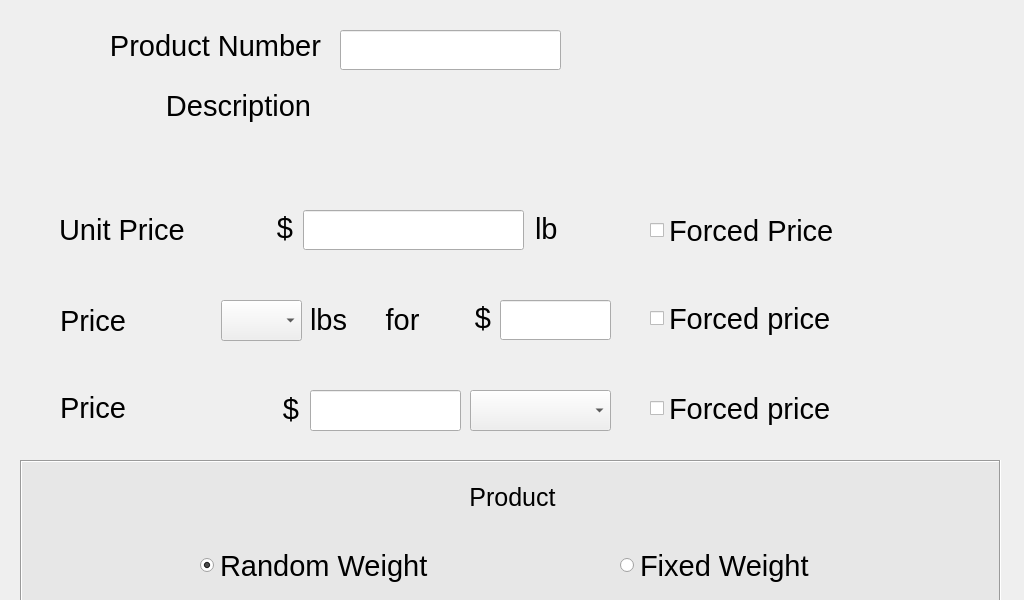
<?xml version="1.0" encoding="UTF-8"?>
<ui version="4.0">
 <class>superChangeProductUnitPrice</class>
 <widget class="QWidget" name="superChangeProductUnitPrice">
  <property name="geometry">
   <rect>
    <x>0</x>
    <y>0</y>
    <width>1024</width>
    <height>600</height>
   </rect>
  </property>
  <property name="font">
   <font>
    <pointsize>22</pointsize>
   </font>
  </property>
  <property name="windowTitle">
   <string>Form</string>
  </property>
  <widget class="QLabel" name="lblProductNumber">
   <property name="geometry">
    <rect>
     <x>10</x>
     <y>10</y>
     <width>311</width>
     <height>71</height>
    </rect>
   </property>
   <property name="text">
    <string>Product Number</string>
   </property>
   <property name="alignment">
    <set>Qt::AlignRight|Qt::AlignTrailing|Qt::AlignVCenter</set>
   </property>
  </widget>
  <widget class="QLabel" name="lblDescription">
   <property name="geometry">
    <rect>
     <x>50</x>
     <y>70</y>
     <width>261</width>
     <height>71</height>
    </rect>
   </property>
   <property name="text">
    <string>Description</string>
   </property>
   <property name="alignment">
    <set>Qt::AlignRight|Qt::AlignTrailing|Qt::AlignVCenter</set>
   </property>
  </widget>
  <widget class="hobart::numericLineEdit" name="leProductNumber">
   <property name="geometry">
    <rect>
     <x>340</x>
     <y>30</y>
     <width>221</width>
     <height>40</height>
    </rect>
   </property>
   <property name="text">
    <string notr="true"/>
   </property>
   <property name="maxLength">
    <number>20</number>
   </property>
   <property name="placeholderText">
    <string notr="true"/>
   </property>
  </widget>
  <widget class="QLabel" name="lblDescriptionContent">
   <property name="geometry">
    <rect>
     <x>340</x>
     <y>90</y>
     <width>451</width>
     <height>89</height>
    </rect>
   </property>
   <property name="sizePolicy">
    <sizepolicy hsizetype="Fixed" vsizetype="Fixed">
     <horstretch>0</horstretch>
     <verstretch>0</verstretch>
    </sizepolicy>
   </property>
   <property name="minimumSize">
    <size>
     <width>451</width>
     <height>89</height>
    </size>
   </property>
   <property name="maximumSize">
    <size>
     <width>451</width>
     <height>89</height>
    </size>
   </property>
   <property name="font">
    <font>
     <pointsize>16</pointsize>
     <weight>50</weight>
     <bold>false</bold>
    </font>
   </property>
   <property name="text">
    <string notr="true"/>
   </property>
   <property name="alignment">
    <set>Qt::AlignLeading|Qt::AlignLeft|Qt::AlignTop</set>
   </property>
   <property name="wordWrap">
    <bool>true</bool>
   </property>
  </widget>
  <widget class="QFrame" name="gbNewProduct">
   <property name="geometry">
    <rect>
     <x>20</x>
     <y>460</y>
     <width>981</width>
     <height>331</height>
    </rect>
   </property>
   <property name="styleSheet">
    <string notr="true">QWidget#gbNewProduct{
	background-color: rgb(231, 231, 231);
}</string>
   </property>
   <property name="frameShape">
    <enum>QFrame::Box</enum>
   </property>
   <property name="frameShadow">
    <enum>QFrame::Sunken</enum>
   </property>
   <widget class="QRadioButton" name="rbRandomWeight">
    <property name="geometry">
     <rect>
      <x>180</x>
      <y>80</y>
      <width>390</width>
      <height>51</height>
     </rect>
    </property>
    <property name="font">
     <font>
      <pointsize>22</pointsize>
     </font>
    </property>
    <property name="text">
     <string>Random Weight</string>
    </property>
    <property name="checked">
     <bool>true</bool>
    </property>
   </widget>
   <widget class="QRadioButton" name="rbByCount">
    <property name="geometry">
     <rect>
      <x>180</x>
      <y>160</y>
      <width>390</width>
      <height>51</height>
     </rect>
    </property>
    <property name="font">
     <font>
      <pointsize>22</pointsize>
     </font>
    </property>
    <property name="text">
     <string>By Count</string>
    </property>
   </widget>
   <widget class="QRadioButton" name="rbFixedWeight">
    <property name="geometry">
     <rect>
      <x>600</x>
      <y>80</y>
      <width>351</width>
      <height>51</height>
     </rect>
    </property>
    <property name="font">
     <font>
      <pointsize>22</pointsize>
     </font>
    </property>
    <property name="text">
     <string>Fixed Weight</string>
    </property>
   </widget>
   <widget class="QRadioButton" name="rbFluidOunces">
    <property name="geometry">
     <rect>
      <x>600</x>
      <y>160</y>
      <width>351</width>
      <height>51</height>
     </rect>
    </property>
    <property name="font">
     <font>
      <pointsize>22</pointsize>
     </font>
    </property>
    <property name="text">
     <string>Fluid Ounces</string>
    </property>
   </widget>
   <widget class="QPushButton" name="butOK">
    <property name="geometry">
     <rect>
      <x>230</x>
      <y>240</y>
      <width>211</width>
      <height>61</height>
     </rect>
    </property>
    <property name="font">
     <font>
      <pointsize>22</pointsize>
     </font>
    </property>
    <property name="text">
     <string>OK</string>
    </property>
   </widget>
   <widget class="QLabel" name="lblcreateNewProductQuestion">
    <property name="geometry">
     <rect>
      <x>132</x>
      <y>12</y>
      <width>721</width>
      <height>51</height>
     </rect>
    </property>
    <property name="font">
     <font>
      <pointsize>19</pointsize>
     </font>
    </property>
    <property name="text">
     <string>Product</string>
    </property>
    <property name="alignment">
     <set>Qt::AlignCenter</set>
    </property>
   </widget>
   <widget class="QPushButton" name="butCancel">
    <property name="geometry">
     <rect>
      <x>550</x>
      <y>240</y>
      <width>211</width>
      <height>61</height>
     </rect>
    </property>
    <property name="font">
     <font>
      <pointsize>22</pointsize>
     </font>
    </property>
    <property name="text">
     <string>Cancel</string>
    </property>
   </widget>
  </widget>
  <widget class="QWidget" name="gbUnitPrice" native="true">
   <property name="geometry">
    <rect>
     <x>40</x>
     <y>190</y>
     <width>931</width>
     <height>81</height>
    </rect>
   </property>
   <widget class="QLabel" name="lblUnitPrice">
    <property name="geometry">
     <rect>
      <x>19</x>
      <y>4</y>
      <width>171</width>
      <height>71</height>
     </rect>
    </property>
    <property name="text">
     <string>Unit Price</string>
    </property>
    <property name="alignment">
     <set>Qt::AlignLeading|Qt::AlignLeft|Qt::AlignVCenter</set>
    </property>
   </widget>
   <widget class="hobart::numericLineEdit" name="leUnitPrice">
    <property name="geometry">
     <rect>
      <x>263</x>
      <y>20</y>
      <width>221</width>
      <height>40</height>
     </rect>
    </property>
    <property name="toolTip">
     <string notr="true"/>
    </property>
    <property name="statusTip">
     <string notr="true"/>
    </property>
    <property name="inputMask">
     <string notr="true"/>
    </property>
    <property name="text">
     <string notr="true"/>
    </property>
    <property name="placeholderText">
     <string notr="true"/>
    </property>
   </widget>
   <widget class="QLabel" name="lblUnitPriceCurrencySymbol">
    <property name="geometry">
     <rect>
      <x>207</x>
      <y>17</y>
      <width>46</width>
      <height>41</height>
     </rect>
    </property>
    <property name="text">
     <string notr="true">$</string>
    </property>
    <property name="alignment">
     <set>Qt::AlignRight|Qt::AlignTrailing|Qt::AlignVCenter</set>
    </property>
   </widget>
   <widget class="QLabel" name="lblUnitPriceUnit">
    <property name="geometry">
     <rect>
      <x>495</x>
      <y>15</y>
      <width>61</width>
      <height>48</height>
     </rect>
    </property>
    <property name="text">
     <string notr="true">lb</string>
    </property>
   </widget>
   <widget class="QCheckBox" name="cbUnitPriceForcedPrice">
    <property name="geometry">
     <rect>
      <x>610</x>
      <y>5</y>
      <width>281</width>
      <height>71</height>
     </rect>
    </property>
    <property name="text">
     <string>Forced Price</string>
    </property>
   </widget>
  </widget>
  <widget class="QWidget" name="gbPoundsForPricing" native="true">
   <property name="geometry">
    <rect>
     <x>40</x>
     <y>280</y>
     <width>931</width>
     <height>81</height>
    </rect>
   </property>
   <property name="font">
    <font>
     <pointsize>15</pointsize>
    </font>
   </property>
   <widget class="QLabel" name="label_14">
    <property name="geometry">
     <rect>
      <x>20</x>
      <y>5</y>
      <width>151</width>
      <height>71</height>
     </rect>
    </property>
    <property name="font">
     <font>
      <pointsize>22</pointsize>
     </font>
    </property>
    <property name="text">
     <string>Price</string>
    </property>
   </widget>
   <widget class="hobart::numericLineEdit" name="lePoundsForPrice">
    <property name="geometry">
     <rect>
      <x>460</x>
      <y>20</y>
      <width>111</width>
      <height>40</height>
     </rect>
    </property>
    <property name="font">
     <font>
      <pointsize>22</pointsize>
     </font>
    </property>
    <property name="inputMask">
     <string notr="true"/>
    </property>
    <property name="text">
     <string notr="true"/>
    </property>
    <property name="placeholderText">
     <string notr="true"/>
    </property>
   </widget>
   <widget class="QLabel" name="lblCurrencySymbolPoundsForPrice">
    <property name="geometry">
     <rect>
      <x>411</x>
      <y>2</y>
      <width>40</width>
      <height>71</height>
     </rect>
    </property>
    <property name="font">
     <font>
      <pointsize>22</pointsize>
     </font>
    </property>
    <property name="text">
     <string notr="true">$</string>
    </property>
    <property name="alignment">
     <set>Qt::AlignRight|Qt::AlignTrailing|Qt::AlignVCenter</set>
    </property>
   </widget>
   <widget class="QComboBox" name="comboBoxPriceModifier">
    <property name="geometry">
     <rect>
      <x>181</x>
      <y>20</y>
      <width>81</width>
      <height>41</height>
     </rect>
    </property>
    <property name="font">
     <font>
      <pointsize>22</pointsize>
     </font>
    </property>
   </widget>
   <widget class="QLabel" name="lblPoundsForPricingUnit">
    <property name="geometry">
     <rect>
      <x>270</x>
      <y>4</y>
      <width>51</width>
      <height>71</height>
     </rect>
    </property>
    <property name="font">
     <font>
      <pointsize>22</pointsize>
     </font>
    </property>
    <property name="text">
     <string notr="true">lbs</string>
    </property>
   </widget>
   <widget class="QLabel" name="lblPoundsForPricingTextFor">
    <property name="geometry">
     <rect>
      <x>327</x>
      <y>4</y>
      <width>71</width>
      <height>71</height>
     </rect>
    </property>
    <property name="font">
     <font>
      <pointsize>22</pointsize>
     </font>
    </property>
    <property name="text">
     <string>for</string>
    </property>
    <property name="alignment">
     <set>Qt::AlignCenter</set>
    </property>
   </widget>
   <widget class="QCheckBox" name="cbPoundsForPriceForcedPrice">
    <property name="geometry">
     <rect>
      <x>610</x>
      <y>3</y>
      <width>301</width>
      <height>71</height>
     </rect>
    </property>
    <property name="font">
     <font>
      <pointsize>22</pointsize>
     </font>
    </property>
    <property name="text">
     <string>Forced price</string>
    </property>
   </widget>
  </widget>
  <widget class="QWidget" name="gbFractionalPrice" native="true">
   <property name="geometry">
    <rect>
     <x>40</x>
     <y>370</y>
     <width>931</width>
     <height>81</height>
    </rect>
   </property>
   <property name="font">
    <font>
     <pointsize>15</pointsize>
    </font>
   </property>
   <widget class="QLabel" name="label_5">
    <property name="geometry">
     <rect>
      <x>20</x>
      <y>2</y>
      <width>111</width>
      <height>71</height>
     </rect>
    </property>
    <property name="font">
     <font>
      <pointsize>22</pointsize>
     </font>
    </property>
    <property name="text">
     <string>Price</string>
    </property>
   </widget>
   <widget class="hobart::numericLineEdit" name="leFractionalPrice">
    <property name="geometry">
     <rect>
      <x>270</x>
      <y>20</y>
      <width>151</width>
      <height>41</height>
     </rect>
    </property>
    <property name="font">
     <font>
      <pointsize>22</pointsize>
     </font>
    </property>
    <property name="inputMask">
     <string notr="true"/>
    </property>
    <property name="text">
     <string notr="true"/>
    </property>
    <property name="placeholderText">
     <string notr="true"/>
    </property>
   </widget>
   <widget class="QLabel" name="lblCurrencySymbolFractionalPrice">
    <property name="geometry">
     <rect>
      <x>208</x>
      <y>3</y>
      <width>51</width>
      <height>71</height>
     </rect>
    </property>
    <property name="font">
     <font>
      <pointsize>22</pointsize>
     </font>
    </property>
    <property name="text">
     <string notr="true">$</string>
    </property>
    <property name="alignment">
     <set>Qt::AlignRight|Qt::AlignTrailing|Qt::AlignVCenter</set>
    </property>
   </widget>
   <widget class="QLabel" name="lblMetricUnitFractionalPrice">
    <property name="geometry">
     <rect>
      <x>440</x>
      <y>3</y>
      <width>151</width>
      <height>71</height>
     </rect>
    </property>
    <property name="font">
     <font>
      <pointsize>22</pointsize>
     </font>
    </property>
    <property name="text">
     <string notr="true">/ 100g</string>
    </property>
   </widget>
   <widget class="QComboBox" name="comboBoxFractionalPriceEnglishUnit">
    <property name="geometry">
     <rect>
      <x>430</x>
      <y>20</y>
      <width>141</width>
      <height>41</height>
     </rect>
    </property>
    <property name="font">
     <font>
      <pointsize>22</pointsize>
     </font>
    </property>
   </widget>
   <widget class="QCheckBox" name="cbFractionalPricingForcedPrice">
    <property name="geometry">
     <rect>
      <x>610</x>
      <y>3</y>
      <width>311</width>
      <height>71</height>
     </rect>
    </property>
    <property name="font">
     <font>
      <pointsize>22</pointsize>
     </font>
    </property>
    <property name="text">
     <string>Forced price</string>
    </property>
   </widget>
  </widget>
  <zorder>lblProductNumber</zorder>
  <zorder>lblDescription</zorder>
  <zorder>leProductNumber</zorder>
  <zorder>gbNewProduct</zorder>
  <zorder>gbUnitPrice</zorder>
  <zorder>gbPoundsForPricing</zorder>
  <zorder>gbFractionalPrice</zorder>
  <zorder>lblDescriptionContent</zorder>
 </widget>
 <customwidgets>
  <customwidget>
   <class>hobart::numericLineEdit</class>
   <extends>QLineEdit</extends>
   <header location="global">numericlineedit.h</header>
  </customwidget>
 </customwidgets>
 <tabstops>
  <tabstop>leProductNumber</tabstop>
  <tabstop>leUnitPrice</tabstop>
  <tabstop>cbUnitPriceForcedPrice</tabstop>
  <tabstop>comboBoxPriceModifier</tabstop>
  <tabstop>lePoundsForPrice</tabstop>
  <tabstop>cbPoundsForPriceForcedPrice</tabstop>
  <tabstop>leFractionalPrice</tabstop>
  <tabstop>comboBoxFractionalPriceEnglishUnit</tabstop>
  <tabstop>cbFractionalPricingForcedPrice</tabstop>
  <tabstop>rbRandomWeight</tabstop>
  <tabstop>butOK</tabstop>
  <tabstop>butCancel</tabstop>
  <tabstop>rbFixedWeight</tabstop>
  <tabstop>rbByCount</tabstop>
  <tabstop>rbFluidOunces</tabstop>
 </tabstops>
 <resources/>
 <connections/>
</ui>
